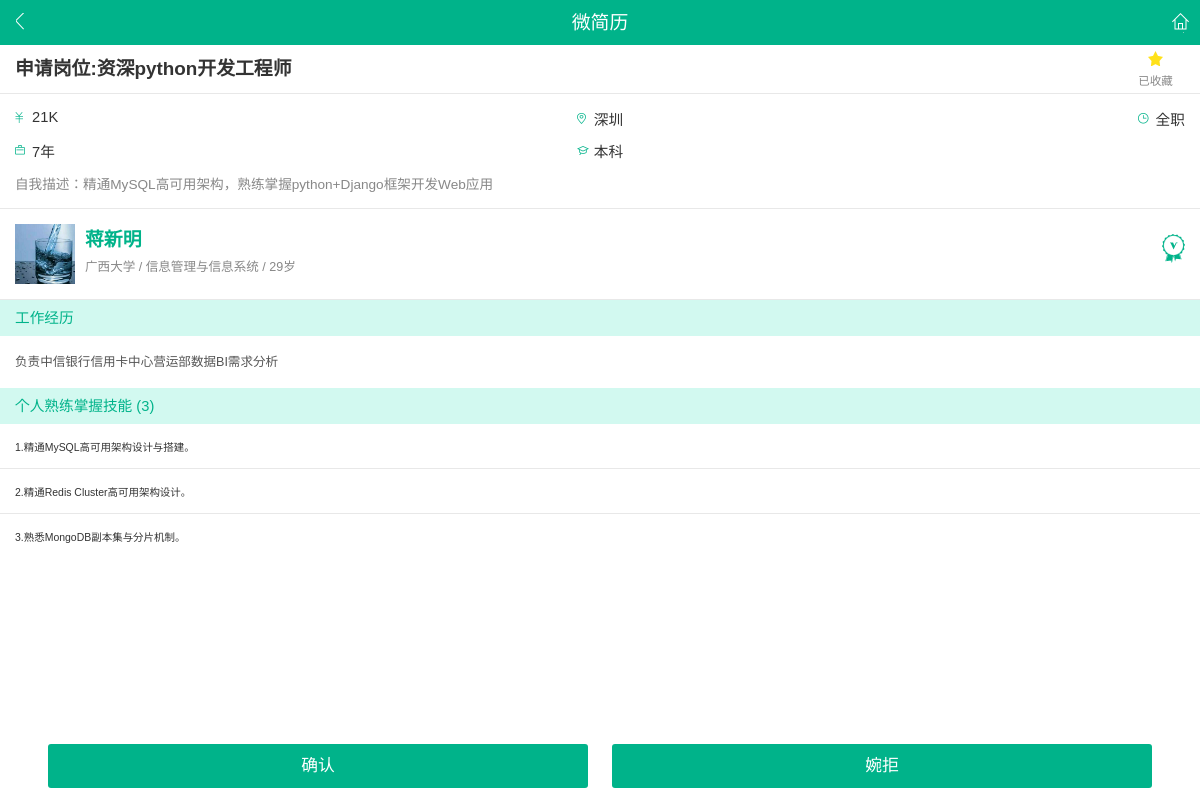
The page /resumes/detail/1/ (signed in) on the database its author committed.
### apps/delivery/models.py (models this page shows, shortened)
class Delivery(BaseModel):
    delivery_enum=(
        ('DD','待定'),
        ('YQ','邀请面试'),
        ('WJ','婉拒')
    )
    id = models.AutoField('投递ID',primary_key=True)
    resume = models.ForeignKey(Resume,verbose_name = '简历',on_delete=models.CASCADE)
    user = models.ForeignKey(User,verbose_name = '求职者',on_delete=models.CASCADE)
    enterprice = models.ForeignKey(EnterPrice, verbose_name='企业', on_delete=models.CASCADE)
    position = models.ForeignKey(Position,verbose_name = '职位',on_delete=models.CASCADE)
    delivery_status=models.CharField('投递状态',choices=delivery_enum,default="DD", max_length=2)
    class Meta:
        verbose_name = '面试'
        verbose_name_plural = verbose_name

### apps/job/models.py (models this page shows, shortened)
class Position(BaseModel):
    id = models.AutoField('职位ID',primary_key=True)
    name = models.CharField('职称',max_length=64)
    city = models.CharField('工作城市',max_length=64)
    position_type = models.CharField('职位类型',max_length=5)
    experience_required = models.CharField('工作经验要求',max_length=10)
    degree_required = models.CharField('最低学历要求',max_length=5)
    salary = models.CharField('工资范围',max_length=10)
    attractive_desc=models.TextField('职位诱惑',null=True,blank=True)
    position_desc = HTMLField('职位描述',null=True,blank=True)
    effect_days = models.CharField('岗位有效期',default="一周",max_length=6)
    position_status=models.CharField('职位状态',max_length=2,default='有效')
    enterprice = models.ForeignKey(EnterPrice,verbose_name="企业",on_delete=models.CASCADE)
    class Meta:
        verbose_name = '职位'
        verbose_name_plural = verbose_name

### apps/resume/models.py (models this page shows, shortened)
class Resume(BaseModel):
    id = models.AutoField('简历ID',primary_key=True)
    name = models.CharField('昵称', max_length=50, default='')
    creer_time = models.IntegerField('工作年限', default=0)
    gender = models.CharField('性别', max_length=10,default='male')
    age = models.IntegerField('年龄',null=True,blank=True)
    city = models.CharField('城市', max_length=20, null=True, blank=True)
    mobile = models.CharField('手机',max_length=20)
    email = models.EmailField('邮箱地址',max_length=30)
    school = models.CharField('毕业院校',max_length=64)
    degree = models.CharField('最高学历',max_length=10,default="本科")
    major = models.CharField('专业',max_length=64)
    self_desc = models.TextField('自我描述')
    lastest_job_desc = models.TextField('最近一份工作描述')
    lastest_job_position = models.TextField('最近一份工作职称')
    desire_position = models.CharField('期望职位',max_length=32)
    job_type = models.CharField('工作性质',max_length=2,default='全职')
    desire_monthly_salary = models.CharField('期望月薪',max_length=16,null=True,blank=True)
    desire_city = models.CharField('期望城市',max_length=32,null=True,blank=True)
    current_status =models.CharField('当前状态',max_length=4,default='已离职')
    is_public = models.IntegerField('是否开启邀约',default=0)
    speciality = models.TextField('特长优势')
    user = models.ForeignKey(User,verbose_name='用户',on_delete=models.CASCADE)
    class Meta:
        verbose_name = '我的简历'
        verbose_name_plural = verbose_name

### apps/resume/views.py (the view)
# urls.py: re_path('detail/(?P<resume_id>\d+)/', ResumDetailView.as_view(), name="resume_detail_page"),
class ResumDetailView(LoginRequiredMixin,View):
    def get(self,request,resume_id):
        resume = Resume.objects.get(id=resume_id)
        resume.speciality=resume.speciality.split("/")
        delivery = Delivery.objects.filter(resume_id=resume_id,delivery_status="DD",enterprice=request.user.enterprice_set.all()[0]).first()
        return render(request, 'resume_detail.html',{"resume_data":resume,"delivery":delivery})

### templates/resume_detail.html (shortened to what this page needs)
<!DOCTYPE html>
<html>
<head>
    <link href="/static/css/normalize.css" rel="stylesheet">
    <link href="/static/css/main.css" rel="stylesheet">
</head>
<body ontouchstart="">
<header id="header">微简历
    <div class="left">{% if request.user.role.name == "recruiter" %}
        <a href="{% url "resume:resume_list_page" %}">
    {% else %}
        <a href="{% url "user:profile_page" %}">
    {% endif %}
        <span class="corner">
        </span>
        </a>
    </div>
    <div class="right">
        <span class="corner"></span>
    </div>
</header>
<div id="content">
    <div class="postitle">
        <h2 class="title">
            {% if delivery is not None and request.user.role.name == "recruiter"%}
                申请岗位:{{ delivery.position.name }}
            {% else %}
                职称：{{ resume_data.lastest_job_position }}
            {% endif %}
        </h2>
        {% if request.user.role.name == "recruiter" %}
            <div class="collicon activeable">
                <span class="icon"></span>
                <span class="text">
                                            已收藏
                                    </span>
            </div>
        {% endif %}
    </div>
    <div class="detail">
        <div class="items">
                                    <span class="item salary">
                        <em class="icon"></em>
                        <span class="text">{{ resume_data.desire_monthly_salary }}</span>
                    </span>
            <span class="item workaddress">
                        <em class="icon"></em>
                        <span class="text">{{ resume_data.desire_city }}</span>
                    </span>
            <span class="item jobnature">
                        <em class="icon"></em>
                        <span class="text">{{ resume_data.job_type }}</span>
                    </span>
            <span class="item workyear">
                        <em class="icon"></em>
                        <span class="text">{{ resume_data.creer_time }}年</span>
                    </span>
            <span class="item education">
                        <em class="icon"></em>
                        <span class="text">
                            {{ resume_data.degree }}                        </span>
                    </span>
        </div>
        <div class="temptation">
            <p>自我描述：{{ resume_data.self_desc }}</p>
        </div>
    </div>
    <div class="company activeable">
        <img src="/static/images/CgotOVsDfHCAC9pmAAGCQkZqi4Y202.jpg" alt="" class="logo">
        <div class="desc">
            <div class="dleft">
                <h2 class="title">
                    {{ resume_data.name }}
                </h2>
                <p class="info">
                    {{ resume_data.school }}
                    / {{ resume_data.major }}
                    / {{ resume_data.age }}岁
                </p>
            </div>
            <span class="dright"></span>
        </div>
    </div>
    <div class="positiondesc">
        <header class="header">
            工作经历
        </header>
        <div class="content">
            <p>{{ resume_data.lastest_job_desc }}</p>
        </div>
    </div>
    <div class="positioneval">
        <div class="eval-title">
            个人熟练掌握技能
            <span id="total">(<span>{{ resume_data.speciality|length }}</span>)</span>
        </div>
        <ul class="list">
            {% for item in resume_data.speciality %}
                <li class="list-item-empty list-item">{{ forloop.counter }}.{{ item }}。</li>
            {% endfor %}
        </ul>
    </div>
    {% if request.user.role.name == "recruiter" %}
        {% if delivery is None %}
            <a href="{% url "interview:interview_page" resume_data.id %}">
                <div class="fix_btn_group">
                    <div class="deliver deliver_resume rows_bar" style="display: block">发送面试邀请
                    </div>
                </div>
            </a>
        {% else %}
            <div class="fix_commit_group">
                <div class="deliver deliver_resume rows_bar"
                     style="display: block;">确认
                </div>
            </div>
            <div class="fix_cancel_group">
                <div class="deliver deliver_resume rows_bar" style="display: block;">婉拒
                </div>
            </div>
        {% endif %}
    {% else %}
        {% include "footer.html" %}
    {% endif %}
</div>
</body>
</html>

### rows shown on the page
Delivery: position.name "资深python开发工程师"
Resume: desire_monthly_salary "21K", desire_city "深圳", job_type "全职", creer_time "7", degree "本科", self_desc "精通MySQL高可用架构，熟练掌握python+Django框架开发Web应用", name "蒋新明", school "广西大学", major "信息管理与信息系统", age "29", lastest_job_desc "负责中信银行信用卡中心营运部数据BI需求分析", speciality|length "3"

### other values the page prints
{{ item }} "精通MySQL高可用架构设计与搭建" "精通Redis Cluster高可用架构设计" "熟悉MongoDB副本集与分片机制"
